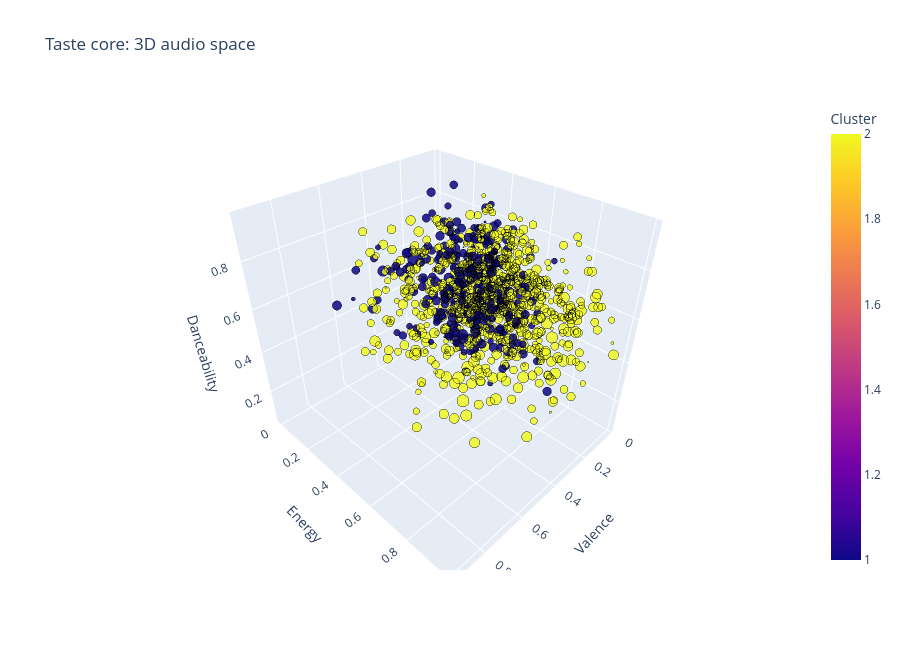
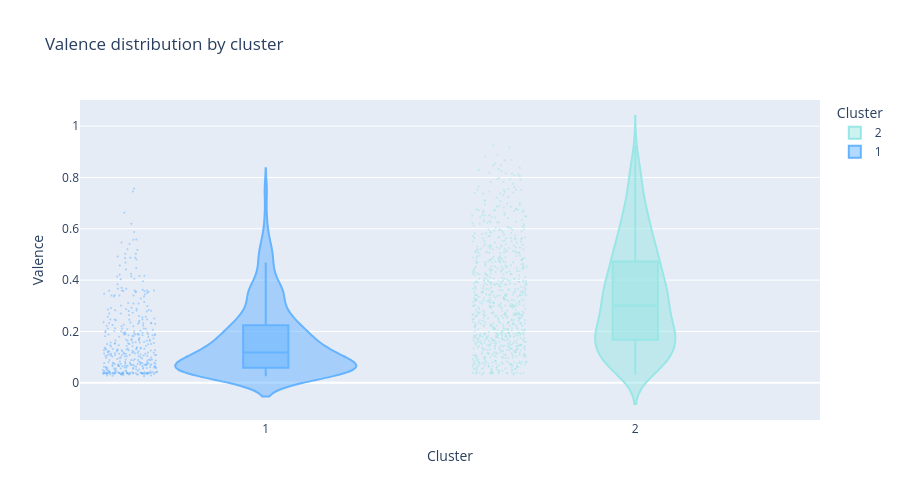

The notebook cell these images were saved under, in order:
### Markdown cell above
## 9.2 Кластеризация ядра, описание, визуализация

### Code cell
# 9.2 Кластеризация ядра, описание, визуализация

# KMeans с автоматическим выбором k по Silhouette Score.
# Визуализация: радар медиан, PCA-scatter, топ-жанры по кластерам,
# интерактивный 3D-scatter, violin по кластерам.

from sklearn.preprocessing import MinMaxScaler
import plotly.express as px

# Признаки для кластеризации
X = core[CLUSTER_FEATURES].copy()

# Стандартизация
scaler = StandardScaler()
X_scaled = scaler.fit_transform(X)

# ==========================================
# 1. Выбор k по Silhouette Score
# ==========================================
sil_scores = []
for k in K_RANGE:
    kmeans_tmp = KMeans(n_clusters=k, random_state=RANDOM_STATE, n_init=10)
    labels_tmp = kmeans_tmp.fit_predict(X_scaled)
    score = silhouette_score(X_scaled, labels_tmp)
    sil_scores.append(score)

optimal_k = list(K_RANGE)[np.argmax(sil_scores)]

plt.figure(figsize=(6, 4))
plt.plot(list(K_RANGE), sil_scores, marker='o', linestyle='--', color=COLORS['line_primary'])
plt.axvline(x=optimal_k, color=COLORS['line_accent'], linestyle=':', label=f'Optimal k = {optimal_k}')
plt.xlabel('Number of clusters (k)')
plt.ylabel('Silhouette Score')
plt.title('Silhouette Score by number of clusters')
plt.legend()
plt.tight_layout()
plt.show()

print(f'📊 Optimal number of clusters by silhouette: {optimal_k}\n')

# ==========================================
# 2. KMeans с оптимальным k
# ==========================================
kmeans = KMeans(n_clusters=optimal_k, random_state=RANDOM_STATE, n_init=10)
core['cluster'] = kmeans.fit_predict(X_scaled)

# ==========================================
# 3. Профили кластеров (медианы)
# ==========================================
cluster_summary = []
for cluster in sorted(core['cluster'].unique()):
    sub = core[core['cluster'] == cluster]
    med = sub[CLUSTER_FEATURES].median()
    genres = sub['genres_normalized'].str.split(',').explode().str.strip()
    genres = genres[~genres.isin(['unknown', 'UNTRANSLATED:', ''])]
    top_genres = genres.value_counts().head(5).index.tolist()
    cluster_summary.append({
        'Cluster': cluster + 1,
        'N': len(sub),
        **{f: med[f] for f in CLUSTER_FEATURES},
        'Top genres': ', '.join(top_genres)
    })

cluster_df = pd.DataFrame(cluster_summary).set_index('Cluster')
print('📊 Cluster profiles (medians):')
display(cluster_df.round(3))

# ==========================================
# 4. Радар медиан 0–1 + bar tempo
# ==========================================
radar_features_01 = ['valence', 'energy', 'danceability', 'acousticness', 'instrumentalness']

fig, ax = plt.subplots(figsize=(6, 6), subplot_kw=dict(projection='polar'))
angles = np.linspace(0, 2 * np.pi, len(radar_features_01), endpoint=False).tolist()
angles += angles[:1]

cluster_colors = [COLORS['primary'], COLORS['secondary'], COLORS['success'],
                  COLORS['accent'], COLORS['muted']]

for i, cluster in enumerate(sorted(core['cluster'].unique())):
    vals = cluster_df.loc[cluster + 1, radar_features_01].astype(float).tolist()
    vals += vals[:1]
    color = cluster_colors[i % len(cluster_colors)]
    ax.plot(angles, vals, 'o-', linewidth=2, label=f'Cluster {cluster + 1}', color=color)
    ax.fill(angles, vals, alpha=0.1, color=color)

ax.set_xticks(angles[:-1])
ax.set_xticklabels(radar_features_01, fontsize=8)
ax.set_ylim(0, 1)
ax.legend(loc='upper right', bbox_to_anchor=(1.3, 1.1))
ax.set_title('Radar of cluster medians (0–1 features)', fontsize=10)
plt.tight_layout()
plt.show()




# ==========================================
# 5. Топ-жанры по кластерам
# ==========================================
fig, axes = plt.subplots(1, optimal_k, figsize=(5 * optimal_k, 4), squeeze=False)
for i, cluster in enumerate(sorted(core['cluster'].unique())):
    sub = core[core['cluster'] == cluster]
    genres = sub['genres_normalized'].str.split(',').explode().str.strip()
    genres = genres[~genres.isin(['unknown', 'UNTRANSLATED:', ''])]
    top = genres.value_counts().head(5)
    ax = axes[0, i]
    ax.barh(top.index, top.values,
            color=cluster_colors[i % len(cluster_colors)], edgecolor='white')
    ax.set_title(f'Cluster {cluster + 1} top genres')
    ax.invert_yaxis()
plt.tight_layout()
plt.show()

# ==========================================
# 6. Интерактивный 3D scatter
# ==========================================
core_viz = core.dropna(subset=['popularity']).copy()
core_viz['cluster_label'] = core_viz['cluster'] + 1

fig2 = px.scatter_3d(
    core_viz,
    x='valence', y='energy', z='danceability',
    color='cluster_label',
    size='popularity',
    hover_name='track_name',
    hover_data={
        'artist_name': True,
        'genres_normalized': True,
        'popularity': True,
        'cluster_label': True,
    },
    labels={
        'valence': 'Valence',
        'energy': 'Energy',
        'danceability': 'Danceability',
        'cluster_label': 'Cluster',
        'artist_name': 'Artist',
        'popularity': 'Popularity',
    },
    title='Taste core: 3D audio space',
    color_discrete_map={i + 1: cluster_colors[i % len(cluster_colors)]
                        for i in range(optimal_k)},
    opacity=0.85,
    height=650
)
fig2.update_traces(
    hovertemplate=(
        '<b>%{hovertext}</b><br>'
        'Artist: %{customdata[0]}<br>'
        'Genres: %{customdata[1]}<br>'
        'Popularity: %{customdata[2]}<br>'
        'Cluster: %{customdata[3]}'
    ),
    marker=dict(line=dict(color='black', width=0.3))
)
fig2.show()

# ==========================================
# 7. Violin по кластерам
# ==========================================
core['cluster_label'] = core['cluster'] + 1

fig3 = px.violin(
    core,
    x='cluster_label',
    y='valence',
    color='cluster_label',
    box=True,
    points='all',
    labels={'cluster_label': 'Cluster', 'valence': 'Valence'},
    title='Valence distribution by cluster',
    color_discrete_map={i + 1: cluster_colors[i % len(cluster_colors)]
                        for i in range(optimal_k)},
    height=500
)
fig3.update_traces(marker=dict(size=2, opacity=0.5))
fig3.show()

### Figure 1 — Plotly figure (JSON) as saved in the notebook; plotly's stock layout.template omitted (floating-point values rounded to 4 significant figures; data arrays with more than 128 entries replaced by an {"elided": "..."} marker saying what was removed)
{"data": [{"customdata": {"elided": "1132x4 mixed values"}, "hovertemplate": "<b>%{hovertext}</b><br>Artist: %{customdata[0]}<br>Genres: %{customdata[1]}<br>Popularity: %{customdata[2]}<br>Cluster: %{customdata[3]}", "hovertext": {"elided": "1132 str values"}, "legendgroup": "", "marker": {"color": {"elided": "1132 int values"}, "coloraxis": "coloraxis", "line": {"color": "black", "width": 0.3}, "opacity": 0.85, "size": {"elided": "1132 float values"}, "sizemode": "area", "sizeref": 0.215, "symbol": "circle"}, "mode": "markers", "name": "", "scene": "scene", "showlegend": false, "type": "scatter3d", "x": {"elided": "1132 float values"}, "y": {"elided": "1132 float values"}, "z": {"elided": "1132 float values"}}], "layout": {"coloraxis": {"colorbar": {"title": {"text": "Cluster"}}, "colorscale": [[0, "#0d0887"], [0.1111, "#46039f"], [0.2222, "#7201a8"], [0.3333, "#9c179e"], [0.4444, "#bd3786"], [0.5556, "#d8576b"], [0.6667, "#ed7953"], [0.7778, "#fb9f3a"], [0.8889, "#fdca26"], [1, "#f0f921"]]}, "height": 650, "legend": {"itemsizing": "constant", "tracegroupgap": 0}, "scene": {"domain": {"x": [0, 1], "y": [0, 1]}, "xaxis": {"title": {"text": "Valence"}}, "yaxis": {"title": {"text": "Energy"}}, "zaxis": {"title": {"text": "Danceability"}}}, "title": {"text": "Taste core: 3D audio space"}}}

### Figure 2 — Plotly figure (JSON) as saved in the notebook; plotly's stock layout.template omitted (floating-point values rounded to 4 significant figures; data arrays with more than 128 entries replaced by an {"elided": "..."} marker saying what was removed)
{"data": [{"alignmentgroup": "True", "box": {"visible": true}, "hovertemplate": "Cluster=%{x}<br>Valence=%{y}<extra></extra>", "legendgroup": "2", "marker": {"color": "#99e6e6", "opacity": 0.5, "size": 2}, "name": "2", "offsetgroup": "2", "orientation": "v", "points": "all", "scalegroup": "True", "showlegend": true, "type": "violin", "x": {"elided": "789 int values"}, "x0": " ", "xaxis": "x", "y": {"elided": "789 float values"}, "y0": " ", "yaxis": "y"}, {"alignmentgroup": "True", "box": {"visible": true}, "hovertemplate": "Cluster=%{x}<br>Valence=%{y}<extra></extra>", "legendgroup": "1", "marker": {"color": "#66b3ff", "opacity": 0.5, "size": 2}, "name": "1", "offsetgroup": "1", "orientation": "v", "points": "all", "scalegroup": "True", "showlegend": true, "type": "violin", "x": {"elided": "399 int values"}, "x0": " ", "xaxis": "x", "y": {"elided": "399 float values"}, "y0": " ", "yaxis": "y"}], "layout": {"height": 500, "legend": {"title": {"text": "Cluster"}, "tracegroupgap": 0}, "title": {"text": "Valence distribution by cluster"}, "violinmode": "overlay", "xaxis": {"anchor": "y", "categoryarray": [2, 1], "categoryorder": "array", "domain": [0, 1], "title": {"text": "Cluster"}}, "yaxis": {"anchor": "x", "domain": [0, 1], "title": {"text": "Valence"}}}}
